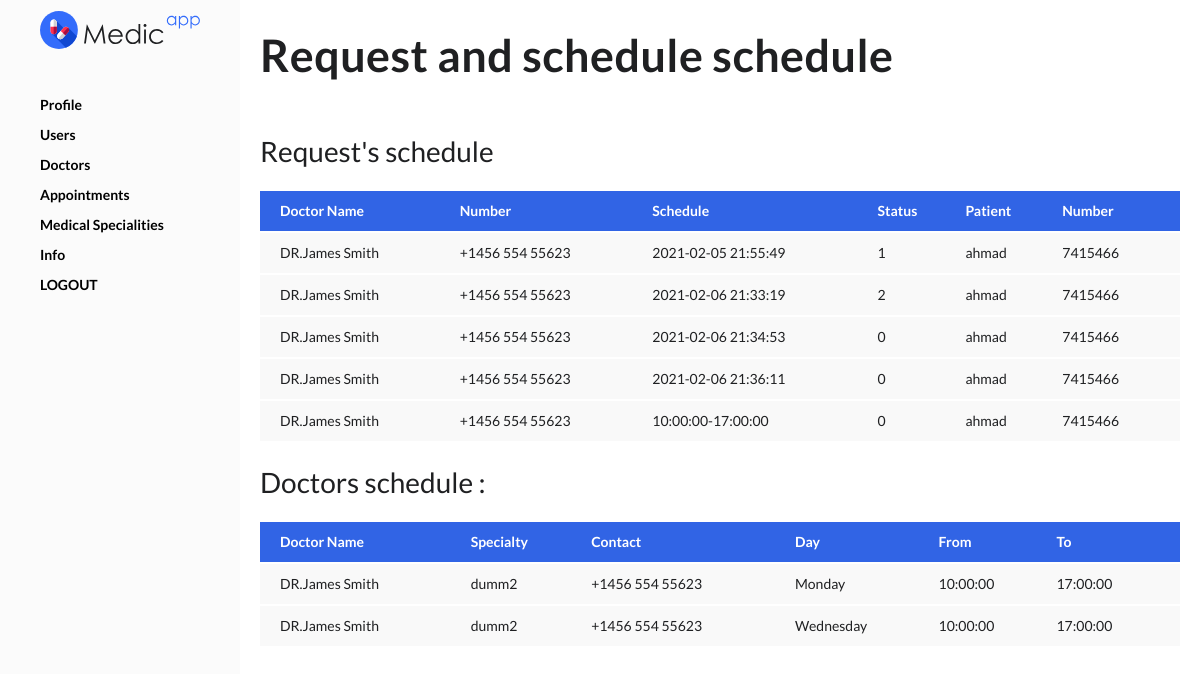
The page /admin/appt.php (signed in) on the database its author committed.
### tables this page shows
CREATE TABLE `users` (
  `id` int(30) NOT NULL,
  `name` varchar(200) NOT NULL,
  `address` text NOT NULL,
  `contact` text NOT NULL,
  `username` varchar(100) NOT NULL,
  `password` varchar(200) NOT NULL,
  `type` tinyint(1) NOT NULL DEFAULT 2 COMMENT '1=admin , 2 = doctor,3=patient'
);

CREATE TABLE `appointment_list` (
  `id` int(30) NOT NULL,
  `doctor_id` int(30) NOT NULL,
  `patient_id` int(30) NOT NULL,
  `schedule` varchar(255) NOT NULL,
  `status` tinyint(1) NOT NULL DEFAULT 0 COMMENT '0= for verification, 1=confirmed,2= reschedule,3=done',
  `date_created` datetime NOT NULL DEFAULT current_timestamp()
);

CREATE TABLE `medical_specialty` (
  `id` int(30) NOT NULL,
  `fk_UID` int(30) NOT NULL,
  `specialty` text NOT NULL
);

CREATE TABLE `doctors_schedule` (
  `id` int(30) NOT NULL,
  `doctor_id` int(30) NOT NULL,
  `day` varchar(20) NOT NULL,
  `time_from` time NOT NULL,
  `time_to` time NOT NULL
);

### include/DB_manage.php (called while the page is built, shortened)
<?php
class DB_Manage {
    public $db;
    function __construct() {
        require_once 'DB_Connect.php';
        $db = new Db_Connect();
         $this->db = $db->connect();
    }
public function getdocapt(){
$stmt1 = $this->db->prepare(" SELECT u.id,u.name , u.contact , d.day , d.time_from ,d.time_to ,m.specialty FROM users u INNER JOIN doctors_schedule d on u.id = d.doctor_id INNER JOIN medical_specialty m on u.id = m.fk_UID ");
    if ($stmt1->execute()) {
        $order1 = $stmt1->get_result()->fetch_all(MYSQLI_ASSOC);
		return $order1;
    }
         else {return false;}
}
									public function getallapt(){
										$stmt1 = $this->db->prepare("SELECT u.name as docn,u.contact as dcontact ,a.schedule,a.status,m.name,m.contact FROM users u INNER JOIN appointment_list a on u.id = a.doctor_id INNER JOIN users m on m.id = a.patient_id");
											if ($stmt1->execute()) {
												$order1 = $stmt1->get_result()->fetch_all(MYSQLI_ASSOC);
												return $order1;
											}
												 else {return false;}
										}
}
?>

### include/DB_Connect.php (called while the page is built, shortened)
<?php
class DB_Connect {
    public function connect() {
        $this->conn = new mysqli(DB_HOST, DB_USER, DB_PASSWORD, DB_DATABASE);
        mysqli_set_charset( $this->conn,'utf8');
        return $this->conn;
    }
}
?>

### admin/appt.php (the view, shortened to what this page needs)
<?php
require_once dirname(__FILE__, 2) . '/include/DB_Manage.php';
$mng = new DB_Manage();
    ?>
<!doctype html>
<html lang="en">
<head><base href="../">
    <link rel="stylesheet" href="assets/css/bootstrap/bootstrap.css">
    <link rel="stylesheet" href="assets/css/icofont.min.css">
    <link rel="stylesheet" href="assets/css/simple-line-icons.css">
    <link rel="stylesheet" href="assets/css/jquery.typeahead.css">
    <link rel="stylesheet" href="assets/css/datatables.min.css">
    <link rel="stylesheet" href="assets/css/bootstrap-select.min.css">
    <link rel="stylesheet" href="assets/css/Chart.min.css">
    <link rel="stylesheet" href="assets/css/morris.css">
    <link rel="stylesheet" href="assets/css/leaflet.css">
    <link rel="stylesheet" href="assets/css/style.css">
</head>
<body class="vertical-layout boxed">
    <div class="page-box">
        <div class="app-container">
<?php include("layout/side.php"); ?>
            <main class="main-content">
                <div class="main-content-wrap">
                    <header class="page-header">
                        <h1 class="page-title">Request and schedule schedule</h1>
                    </header>
                    <div class="page-content">
                        <div class="card mb-0 mt-4">
                            <div class="card-header">Request's schedule</div>
                            <div class="card-body">
                                <div class="table-responsive">
                                    <table id="mytable" class="table table-hover">
                                        <thead>
                                            <tr class="bg-primary text-white">
                                                <th scope="col" >Doctor Name</th>
                                                <th scope="col">Number</th>
                                                <th scope="col">Schedule</th>
                                                <th scope="col">Status</th>
                                                <th scope="col">Patient</th>
                                                <th scope="col">Number</th>
                                            </tr>
                                        </thead>
                                        <tbody>
<?php
$order1=$mng->getallapt();
foreach($order1 as $row) {
    echo"<tr class='tr'>";
    echo "<td>".$row['docn']."</td>";
    echo "<td>".$row['dcontact']."</td>";
    echo "<td>".$row['schedule']."</td>";
    echo "<td>".$row['status']."</td>";
    echo "<td>".$row['name']."</td>";
    echo "<td>".$row['contact']."</td>";
    echo"</tr>";
}
                                                ?>
                                        </tbody>
                                    </table>
                                </div>
                            </div>
                        </div>
                        <div class="card mb-0 mt-4">
                            <div class="card-header">Doctors schedule : </div>
                            <div class="card-body">
                                <div class="table-responsive">
                                    <table id="mytable" class="table table-hover">
                                        <thead>
                                            <tr class="bg-primary text-white">
                                                <th scope="col" >Doctor Name</th>
                                                <th scope="col">Specialty</th>
                                                <th scope="col">Contact</th>
                                                <th scope="col">Day</th>
                                                <th scope="col">From</th>
                                                <th scope="col">To</th>
                                            </tr>
                                        </thead>
                                        <tbody>
<?php
$order1=$mng->getdocapt();
foreach($order1 as $row) {
    echo"<tr class='tr'>";
    echo "<td id='".$row['id']."'>".$row['name']."</td>";
    echo "<td  id='".$row['id']."'>".$row['specialty']."</td>";
    echo "<td  id='".$row['id']."'>".$row['contact']."</td>";
    echo "<td  id='".$row['id']."'>".$row['day']."</td>";
    echo "<td  id='".$row['id']."'>".$row['time_from']."</td>";
    echo "<td  id='".$row['id']."'>".$row['time_to']."</td>";
    echo"</tr>";
}
                                                ?>
                                        </tbody>
                                    </table>
                                </div>
                            </div>
                        </div>
                    </div>
                </div>
            </main>
        </div>
</body>
</html>

### rows shown on the page
users: name "DR.James Smith", contact "+1456 554 55623", appointment_list.schedule "2021-02-05 21:55:49", appointment_list.status "1", users.name "ahmad", users.contact "7415466", appointment_list.schedule "2021-02-06 21:33:19", appointment_list.status "2", appointment_list.schedule "2021-02-06 21:34:53", appointment_list.status "0", appointment_list.schedule "2021-02-06 21:36:11", appointment_list.schedule "10:00:00-17:00:00", medical_specialty.specialty "dumm2", doctors_schedule.day "Monday", doctors_schedule.time_from "10:00:00", doctors_schedule.time_to "17:00:00", doctors_schedule.day "Wednesday"
